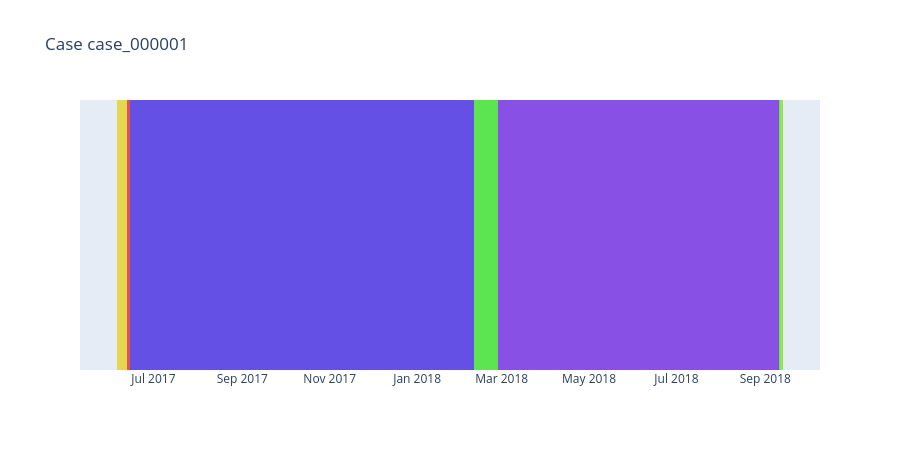

Notebook source saved alongside this figure:
### Code cell
case_trajectory_plot = kairo.plot_som_case_trajectory(features_and_clusters, color_mapping, case_id="case_000001")
case_trajectory_plot

### Figure 1 — Plotly figure (JSON) as saved in the notebook; plotly's stock layout.template omitted (floating-point values rounded to 4 significant figures)
{"data": [{"base": ["2017-06-05T13:34:59.000000"], "customdata": [[1]], "hovertemplate": "state=(0, 0)<br>start=%{base}<br>end=%{x}<br>case=%{y}<br>events=%{customdata[0]}<extra></extra>", "legendgroup": "(0, 0)", "marker": {"color": "#d950e5", "line": {"width": 0}, "pattern": {"shape": ""}}, "name": "(0, 0)", "orientation": "h", "showlegend": true, "textposition": "auto", "type": "bar", "x": [2749000], "xaxis": "x", "y": ["case_000001"], "yaxis": "y"}, {"base": ["2017-06-05T14:20:48.000000"], "customdata": [[1]], "hovertemplate": "state=(3, 9)<br>start=%{base}<br>end=%{x}<br>case=%{y}<br>events=%{customdata[0]}<extra></extra>", "legendgroup": "(3, 9)", "marker": {"color": "#e5d650", "line": {"width": 0}, "pattern": {"shape": ""}}, "name": "(3, 9)", "orientation": "h", "showlegend": true, "textposition": "auto", "type": "bar", "x": [583634000], "xaxis": "x", "y": ["case_000001"], "yaxis": "y"}, {"base": ["2017-06-12T08:28:02.000000"], "customdata": [[1]], "hovertemplate": "state=(5, 9)<br>start=%{base}<br>end=%{x}<br>case=%{y}<br>events=%{customdata[0]}<extra></extra>", "legendgroup": "(5, 9)", "marker": {"color": "#e55050", "line": {"width": 0}, "pattern": {"shape": ""}}, "name": "(5, 9)", "orientation": "h", "showlegend": true, "textposition": "auto", "type": "bar", "x": [178992000], "xaxis": "x", "y": ["case_000001"], "yaxis": "y"}, {"base": ["2017-06-14T10:11:14.000000"], "customdata": [[1]], "hovertemplate": "state=(9, 0)<br>start=%{base}<br>end=%{x}<br>case=%{y}<br>events=%{customdata[0]}<extra></extra>", "legendgroup": "(9, 0)", "marker": {"color": "#6550e5", "line": {"width": 0}, "pattern": {"shape": ""}}, "name": "(9, 0)", "orientation": "h", "showlegend": true, "textposition": "auto", "type": "bar", "x": [20746912000], "xaxis": "x", "y": ["case_000001"], "yaxis": "y"}, {"base": ["2018-02-09T13:13:06.000000", "2018-09-10T10:53:14.000000"], "customdata": [[1], [1]], "hovertemplate": "state=(7, 5)<br>start=%{base}<br>end=%{x}<br>case=%{y}<br>events=%{customdata[0]}<extra></extra>", "legendgroup": "(7, 5)", "marker": {"color": "#5ce550", "line": {"width": 0}, "pattern": {"shape": ""}}, "name": "(7, 5)", "orientation": "h", "showlegend": true, "textposition": "auto", "type": "bar", "x": [1475519000, 78601000], "xaxis": "x", "y": ["case_000001", "case_000001"], "yaxis": "y"}, {"base": ["2018-02-26T15:05:05.000000", "2018-09-11T08:43:15.000000"], "customdata": [[1], [1]], "hovertemplate": "state=(8, 0)<br>start=%{base}<br>end=%{x}<br>case=%{y}<br>events=%{customdata[0]}<extra></extra>", "legendgroup": "(8, 0)", "marker": {"color": "#8950e5", "line": {"width": 0}, "pattern": {"shape": ""}}, "name": "(8, 0)", "orientation": "h", "showlegend": true, "textposition": "auto", "type": "bar", "x": [16919289000, 15000], "xaxis": "x", "y": ["case_000001", "case_000001"], "yaxis": "y"}, {"base": ["2018-09-11T08:43:30.000000"], "customdata": [[1]], "hovertemplate": "state=(6, 6)<br>start=%{base}<br>end=%{x}<br>case=%{y}<br>events=%{customdata[0]}<extra></extra>", "legendgroup": "(6, 6)", "marker": {"color": "#91e550", "line": {"width": 0}, "pattern": {"shape": ""}}, "name": "(6, 6)", "orientation": "h", "showlegend": true, "textposition": "auto", "type": "bar", "x": [152432000], "xaxis": "x", "y": ["case_000001"], "yaxis": "y"}, {"base": ["2018-09-13T03:04:02.000000"], "customdata": [[1]], "hovertemplate": "state=(9, 9)<br>start=%{base}<br>end=%{x}<br>case=%{y}<br>events=%{customdata[0]}<extra></extra>", "legendgroup": "(9, 9)", "marker": {"color": "#e5507d", "line": {"width": 0}, "pattern": {"shape": ""}}, "name": "(9, 9)", "orientation": "h", "showlegend": true, "textposition": "auto", "type": "bar", "x": [21214000], "xaxis": "x", "y": ["case_000001"], "yaxis": "y"}, {"base": ["2018-09-13T08:57:36.000000"], "customdata": [[1]], "hovertemplate": "state=(6, 3)<br>start=%{base}<br>end=%{x}<br>case=%{y}<br>events=%{customdata[0]}<extra></extra>", "legendgroup": "(6, 3)", "marker": {"color": "#5350e5", "line": {"width": 0}, "pattern": {"shape": ""}}, "name": "(6, 3)", "orientation": "h", "showlegend": true, "textposition": "auto", "type": "bar", "x": [0], "xaxis": "x", "y": ["case_000001"], "yaxis": "y"}, {"base": ["2018-09-13T08:57:36.000000"], "customdata": [[1]], "hovertemplate": "state=(6, 4)<br>start=%{base}<br>end=%{x}<br>case=%{y}<br>events=%{customdata[0]}<extra></extra>", "legendgroup": "(6, 4)", "marker": {"color": "#50e5b8", "line": {"width": 0}, "pattern": {"shape": ""}}, "name": "(6, 4)", "orientation": "h", "showlegend": true, "textposition": "auto", "type": "bar", "x": [0], "xaxis": "x", "y": ["case_000001"], "yaxis": "y"}], "layout": {"bargap": 0, "barmode": "overlay", "height": 450, "legend": {"title": {"text": "state"}, "tracegroupgap": 0}, "showlegend": false, "title": {"text": "Case case_000001"}, "xaxis": {"anchor": "y", "domain": [0, 1], "type": "date"}, "yaxis": {"anchor": "x", "categoryarray": ["case_000001"], "categoryorder": "array", "domain": [0, 1], "title": {"text": "case"}, "visible": false}}}
